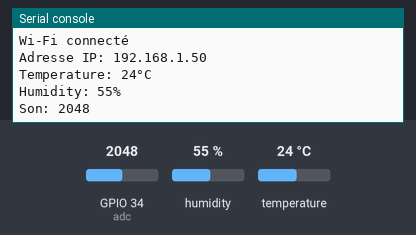
A program run on a simulated ESP32 board running MicroPython. Parts: the last lines printed to the serial console. The inputs (shaded band) are chosen by the test bench; at power-on: humidity 55 %, GPIO 34 (adc) = 2048, temperature 24 °C (analog values on the 0–4095 scale). WiFi joins after 1.5 s; no MQTT or app messages arrive unless stated.

Above: at 2.7 s.
2.8 s: humidity set to 22 %
At 5.1 s:
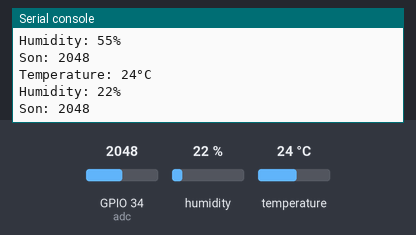
5.7 s: GPIO 34 (adc) set to 2866
At 7.2 s:
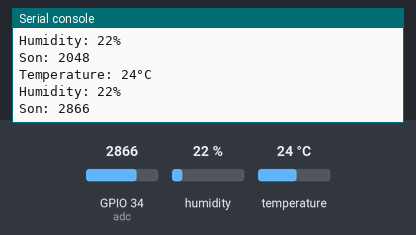
8.6 s: temperature set to 12 °C
At 11.2 s:
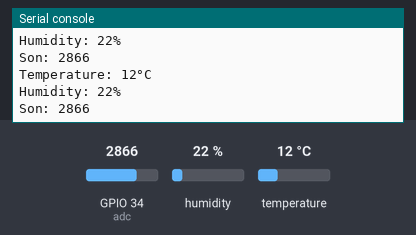
11.5 s: GPIO 34 (adc) set to 3603
At 13.5 s:
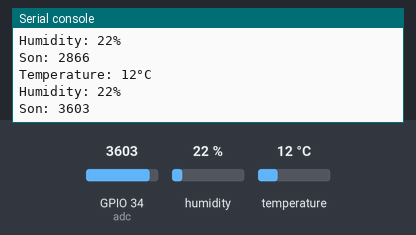
14.4 s: humidity set to 40 %
At 15.6 s:
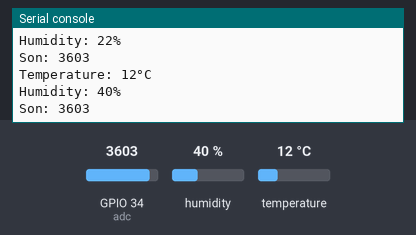
Timing chart, 0 to 17.4 s (numbered marks = the images above; inputs shaded):
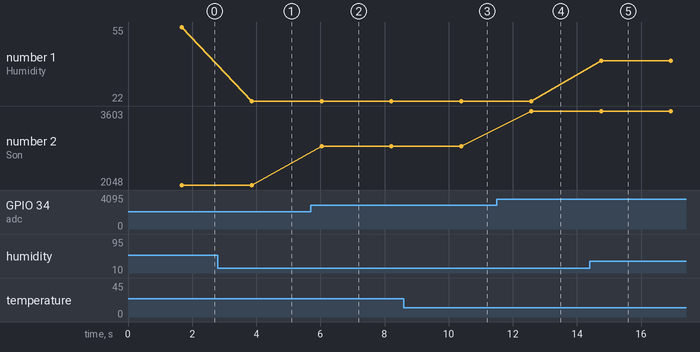

Measured:
- after the input at 2.8 s, the serial console: prints a new line after 1.1 s (image 1)
- after the input at 5.7 s, the serial console: prints a new line after 0.34 s (image 2)
- after the input at 8.6 s, the serial console: prints a new line after 1.8 s (image 3)
- after the input at 11.5 s, the serial console: prints a new line after 1.1 s (image 4)
- after the input at 14.4 s, the serial console: prints a new line after 0.35 s (image 5)
- plotted number 1: 55 → 22 after the input at 2.8 s, 22 → 40 after the input at 14.4 s
- plotted number 2: 2048 → 2866 after the input at 5.7 s, 2866 → 3603 after the input at 11.5 s

The program:

sender_data_test.py
```python
import time
from umqtt.simple import MQTTClient
from machine import Pin, ADC
import dht

# Configuration Wi-Fi
WIFI_SSID = "your_ssid"
WIFI_PASSWORD = "your_password"

# Configuration MQTT
MQTT_BROKER = "your_broker_ip"
CLIENT_ID = "ESP32_Client"
CLIENT_USER = "your_username"
CLIENT_PASS = "your_password"

TOPIC_TEMP = b"iot/plt/temp"
TOPIC_HUMIDITY = b"iot/plt/humidity"
TOPIC_SOUND = b"iot/plt/sound"

# Fonction de connexion au Wi-Fi
def connect_wifi():
    import network
    wlan = network.WLAN(network.STA_IF)
    wlan.active(True)
    if not wlan.isconnected():
        print("Connexion au Wi-Fi en cours...")
        wlan.connect(WIFI_SSID, WIFI_PASSWORD)
        while not wlan.isconnected():
            pass
    print("Wi-Fi connecté")
    print("Adresse IP:", wlan.ifconfig()[0])

# Fonction de lecture de température et d'humidité
def read_dht():
    pin_dht = Pin(4, Pin.IN)
    # Créer un objet DHT11
    dht_sensor = dht.DHT11(pin_dht)
    dht_sensor.measure()
    temperature = dht_sensor.temperature()
    humidity = dht_sensor.humidity()
    return temperature, humidity

# Fonction de lecture du son
def read_sound():
    adc = ADC(Pin(34))
    adc.atten(ADC.ATTN_11DB)  # Configurer l'atténuation pour une plage complète de 0-3.3V
    return adc.read()

# Fonction de publication des données MQTT
def publish_data():
    client = MQTTClient(CLIENT_ID, MQTT_BROKER, port=1883, user=CLIENT_USER, password=CLIENT_PASS)
    client.connect()

    temperature, humidity = read_dht()
    sound = read_sound()

    print("Temperature: %d°C" % temperature)
    print("Humidity: %d%%" % humidity)
    print("Son:", sound)

    client.publish(TOPIC_TEMP, str("%d" % temperature))
    client.publish(TOPIC_HUMIDITY, str("%d" % humidity))
    client.publish(TOPIC_SOUND, str(sound))

    client.disconnect()

# Connexion au Wi-Fi
connect_wifi()

# Boucle principale
while True:
    publish_data()
    time.sleep(2) # Attendre 5 secondes avant de publier de nouveau
```
